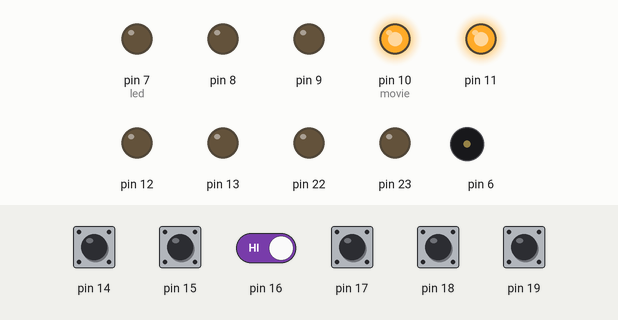
Recording of a sketch running on a simulated Arduino Uno, built with avr-gcc and run on an emulated ATmega328P. Shown: output pins drawn as LEDs (lit = HIGH), buzzer (waves = sounding). The test bench sets the inputs (shaded band); at power-on: pin 14–19 HIGH.

Above: at 1.2 s.
1.3 s: pin 14 pulled LOW for 0.15 s
At 1.67 s:
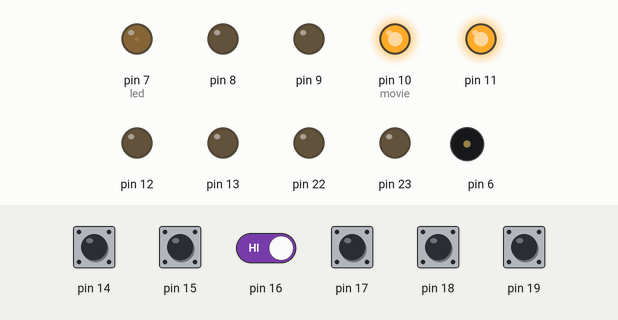
4.3 s: pin 18 pulled LOW for 0.15 s
At 4.72 s:
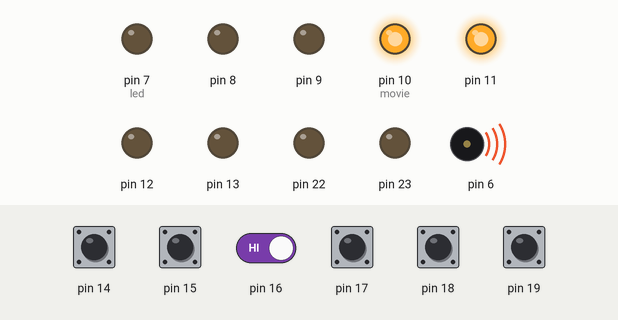
6.4 s: pin 15 pulled LOW for 1 s
At 7.0 s:
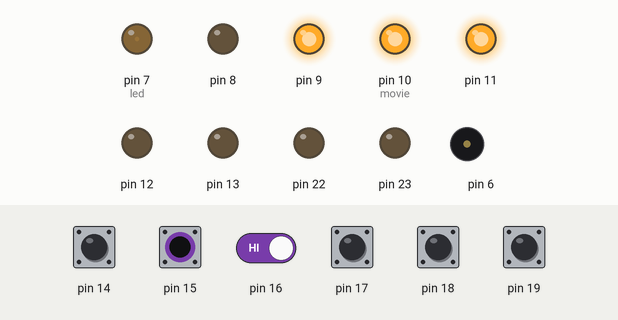
9.4 s: pin 14 pulled LOW for 1 s
At 10.2 s:
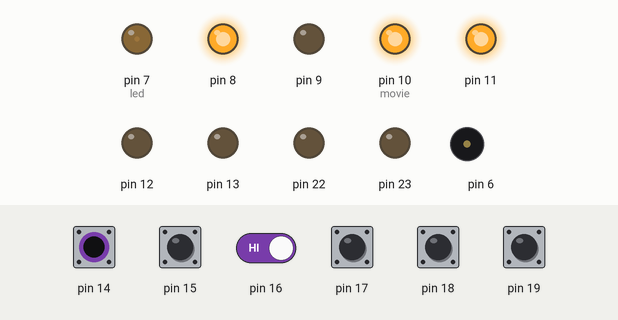
12.4 s: pin 15 pulled LOW for 0.15 s
At 13.4 s:
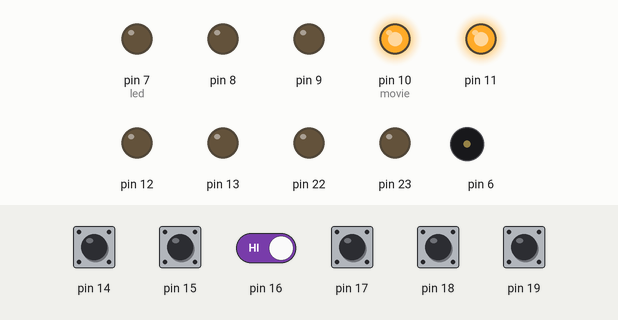
14.3 s: pin 14 driven LOW and pin 16 driven LOW
At 15.08 s:
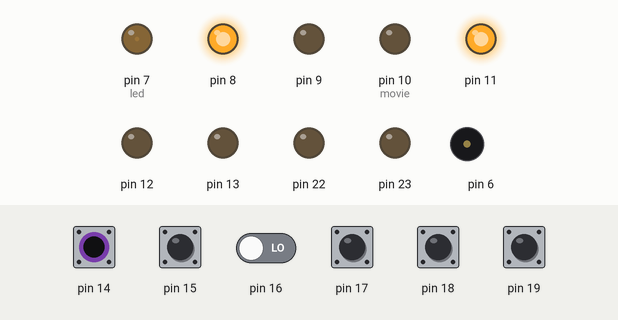
Timing chart, 0 to 18.3 s (numbered marks = the images above; inputs shaded):
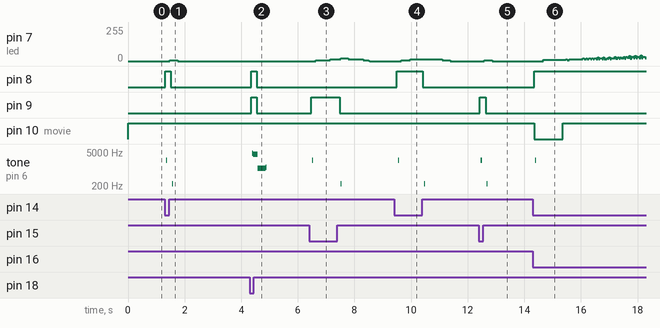

The sketch:

Projector.ino
```cpp
/*
 Name:		Projector.ino
 Created:	November 2019
 Author:	Rob Antonisse
 Compagny:  Escape world group bv.
*/
//defines sterktes ledlicht in lens
#define Lil 350; //sterkte ledlicht in lens
#define BeepOff PORTD |= (1 << 6);

//declarations

#include <EEPROM.h>
unsigned long pulstijd;
unsigned long pwmtijd;
unsigned int pulsduur;
unsigned long filmtijd;
unsigned long uittijd;
unsigned long swtijd;
unsigned long animatietijd; //duur van de opstart animatie
unsigned long relaistijd;
byte movie;


byte soundmode;
unsigned long soundfreq;
unsigned long soundduur;
unsigned int soundtone;
byte soundcount;
byte COM_reg;
byte MEM_reg;
byte SW_status;
int countfade;
unsigned int pwmmax;

void setup() {
	Serial.begin(9600);

	SW_status = 0xFF;
	DDRD |= (1 << 7); //PIN 7 output
	pulsduur = 0; //10% duty cycle
	DDRD |= (1 << 6);//pin 6 output vibration

	//PORTD |= (1 << 6); //beep off
	BeepOff;

	//COM_reg |= (1 << 1); //film draaien
	DDRC = 0x00;
	PORTC = 0xFF; //pullups to portC

	DDRB = 0xFF; //port B as outputs
	PORTB |= (1 << 2);
	PORTB |= (1 << 3);
	MEM_reg = EEPROM.read(100);
}
void lens() {

	if (millis() - filmtijd > 65 & bitRead(COM_reg, 1) == true) { //film draait
		filmtijd = millis();
		COM_reg |= (1 << 0);
		uittijd = millis();
		PORTD &= ~(1 << 7);
		PORTD |= (1 << 6);
	}

	if (bitRead(COM_reg, 0) == true) {
		if (millis() - uittijd > 20) {
			COM_reg &= ~(1 << 0);
			PORTD &= ~(1 << 6);
		}
	}
	else { //ledlens brand
		if (micros() - pwmtijd > pulsduur & bitRead(GPIOR0, 0) == true) {
			PORTD &= ~(1 << 7); //led off
			GPIOR0 &= ~(1 << 0);

			countfade++;
			if (countfade > 3) {
				countfade = 0;
				if (pulsduur < pwmmax) {
					pulsduur++; //fade in led lens
				}
				else {
					pulsduur--;
					if (pulsduur < 2) COM_reg &= ~(1 << 2);

				}
			}
		}

		if (millis() - pulstijd > 1) {
			pulstijd = millis();
			PORTD |= (1 << 7); //led on
			GPIOR0 |= (1 << 0);
			pwmtijd = micros(); //set off tijd
		}
	}
}

void lensuit() { //zet ledlens weer uit
	pwmmax = 1;
}

void setprograms() {
	PORTB &= ~(1 << 0); PORTB &= ~(1 << 1);
	if (bitRead(MEM_reg, 0) == true)PORTB |= (1 << 0);
	if (bitRead(MEM_reg, 1) == true)PORTB |= (1 << 1);
}


void SW_exe() {
	byte changed;
	byte port;
	if (millis() - swtijd > 100) { //very slow switches counters contact denderen
		BeepOff; //switch off beep to prevent hanging in active state
		swtijd = millis();
		port = PINC;
		changed = port ^ SW_status;

		if (changed > 0) { //switch status changed
			for (byte i = 0; i < 5; i++) {
				if (bitRead(changed, i) == true) {
					if (bitRead(port, i) == false) { //switch pressed
						SW_on(i);
					}
					else { //switch released
						SW_off(i);
					}
				}
			}
		}
		SW_status = port;

		if (bitRead(GPIOR0, 3) == true & millis() - relaistijd > 1000) {
			PORTB |= (1 << movie); //reset relais
			GPIOR0 &= ~(1 << 3); //free playbuttons
		}

		if (bitRead(COM_reg, 1) == true & millis() - animatietijd > 5000) {
			COM_reg &= ~(1 << 1); //free animation
			//pwmmax = 100; //fade out leds
		}
	}
}

void SW_on(byte sw) {
	//PINB |= (1 << sw);

	if (bitRead(COM_reg, 3) == false) { //program mode off

		switch (sw) {
		case 0: //spoel 1 geplaatst

			if(bitRead(MEM_reg, 0)== true) {
				COM_reg |= (1 << 2); //lensled aan
				pwmmax = Lil;
				soundmode = 1;
				soundduur = millis();
			}

			GPIOR0 |= (1 << 1);//spoel 1 geplaatst
			PORTB |= (1 << 0);
			break;

		case 1: //spoel 2 geplaatst
			if (bitRead(MEM_reg, 0) == true) {
				COM_reg |= (1 << 2); //lensled aan
				pwmmax = Lil;
				soundmode = 1;
				soundduur = millis();
			}
			GPIOR0 |= (1 << 2);//spoel 1 geplaatst
			PORTB |= (1 << 1);
			break;
		case 2:
			if (bitRead(GPIOR0, 1) == true & bitRead(GPIOR0, 3) == false) {
				GPIOR0 |= (1 << 3);//block new request for play
				movie = 2; //=movie 1
				startmovie();
			}
			break;
		case 3:
			if (bitRead(GPIOR0, 2) == true & bitRead(GPIOR0, 3) == false) {
				GPIOR0 |= (1 << 3);//block new request for play
				movie = 3; //=movie 2
				startmovie();
			}
			break;
		case 4: //program switch
			soundmode = 3;
			soundduur = millis();
			soundtone = 100;
			COM_reg |= (1 << 3); //program mode on
			setprograms();
			GPIOR0 &= ~(1 << 1); //clear filmspoel geplaatst
			GPIOR0 &= ~(1 << 2);
			break;
		}

	}
	else { //program mode on
		switch (sw) {
		case 2: //switch 1
			MEM_reg ^= (1 << 0);
			setprograms();
			break;
		case 3: //switch 2
			MEM_reg ^= (1 << 1);
			setprograms();
			break;
		}
	}
}

void SW_off(byte sw) {

	if (bitRead(COM_reg, 3) == false) { //program mode off

		switch (sw) {
		case 0:

			if(bitRead(MEM_reg,0)==true) soundmode = 2;
			soundduur = millis();

			GPIOR0 &= ~(1 << 1); //spoel niet geplaatst
			PORTB &= ~(1 << 0);
			if (bitRead(GPIOR0, 2) == false)lensuit();
			break;
		case 1:

			if(bitRead(MEM_reg,0)==true) soundmode = 2;
			soundduur = millis();

			GPIOR0 &= ~(1 << 2); //spoel niet geplaatst
			PORTB &= ~(1 << 1);
			if (bitRead(GPIOR0, 1) == false)lensuit();
			break;
		}
	}
	else { //program mode on

		if (sw == 4) {
			soundmode = 4;
			soundduur = millis();
			soundtone = 500;
			COM_reg &= ~(1 << 3); //program mode off
			EEPROM.update(100, MEM_reg);
			PORTB &= ~(3 << 0); //switch off leds in switches
			SW_status = 0xFF; //reset switch status
		}
	}
}

void startmovie() {
	//Serial.println(movie);

	//animatie
	if (bitRead(MEM_reg, 1) == true) {
	COM_reg |= (1 << 2);
	animatietijd = millis();
	GPIOR0 |= (1 << 4); //animation plays
	COM_reg |= (1 << 1); //start animation
	pwmmax = 500; //fade out leds
	}

	relaistijd = millis();
	GPIOR0 |= (1 << 3); //movie plays
	PORTB &= ~(1 << movie);


}


void sound() {
	switch (soundmode) {
	case 1: //spoel 1 geplaatst
		if (micros() - soundfreq > 200) {
			soundfreq = micros();
			PIND |= (1 << 6);
		}
		if (millis() - soundduur > 30) {
			soundmode = 0;
			//PORTD |= (1 << 6); //beep off
			BeepOff;
		}
		break;

	case 2: //spoel 1 verwijderd
		if (micros() - soundfreq > 2000) {
			soundfreq = micros();
			PIND |= (1 << 6);
		}
		if (millis() - soundduur > 30) {
			soundmode = 0;
			//PORTD |= (1 << 6); //beep off
			BeepOff;
		}
		break;
	case 3:
		if (micros() - soundfreq > soundtone) {
			soundcount++;
			if (soundcount == 100) {
				soundtone++;
				soundcount = 0;
			}
			soundfreq = micros();
			PIND |= (1 << 6);
		}
		if (millis() - soundduur > 300) {
			soundmode = 0;
			//PORTD |= (1 << 6); //beep off
			BeepOff;
		}
		break;

	case 4:
		if (micros() - soundfreq > soundtone) {
			soundcount++;
			if (soundcount == 5) {
				soundtone--;
				soundcount = 0;
			}

			soundfreq = micros();
			PIND |= (1 << 6);
		}
		if (millis() - soundduur > 300) {
			soundmode = 0;
			//PORTD |= (1 << 6); //beep off
			BeepOff;
		}
		break;
	}
}

void loop() {

	if (soundmode > 0) sound();
	if (bitRead(COM_reg, 2) == true) lens();
	SW_exe();

}
```

Measured:
- after the input at 1.3 s, pin 7 (led): 0/255 → 7/255 after 0.17 s, → 0/255 0.28 s later; pin 8: LOW → HIGH at once, → LOW 0.20 s later; tone on pin 6: silent → 2240 Hz after 0.05 s, → silent 0.04 s later, → 247 Hz 0.16 s later, → silent 0.04 s later
- after the input at 4.3 s, pin 8, pin 9: LOW → HIGH after 0.05 s, → LOW 0.20 s later; tone on pin 6: plays 4489 Hz for 0.04 s, 3960 Hz for 0.16 s, 1059 Hz for 0.28 s, 1157 Hz for 0.04 s, starting after 0.09 s
- after the input at 6.4 s, pin 7 (led): 0/255 → 7/255 after 0.23 s, → 13/255 0.52 s later, → 19/255 0.36 s later, → 13/255 0.28 s later, … (6 changes in this stretch); pin 9: LOW → HIGH after 0.07 s, → LOW 1.0 s later; tone on pin 6: silent → 2242 Hz after 0.11 s, → silent 0.04 s later, → 246 Hz 0.96 s later, → silent 0.04 s later
- after the input at 9.4 s, pin 7 (led): 0/255 → 6/255 after 0.26 s, → 12/255 0.32 s later, → 6/255 1.1 s later, → 0/255 0.28 s later; pin 8: LOW → HIGH after 0.10 s, → LOW 0.91 s later; tone on pin 6: silent → 2242 Hz after 0.14 s, → silent 0.04 s later, → 247 Hz 0.88 s later, → silent 0.04 s later
- after the input at 12.4 s, pin 7 (led): 0/255 → 6/255 after 0.19 s, → 0/255 0.28 s later; pin 9: LOW → HIGH at once, → LOW 0.20 s later; tone on pin 6: silent → 2240 Hz after 0.07 s, → silent 0.04 s later, → 247 Hz 0.16 s later, → silent 0.04 s later
